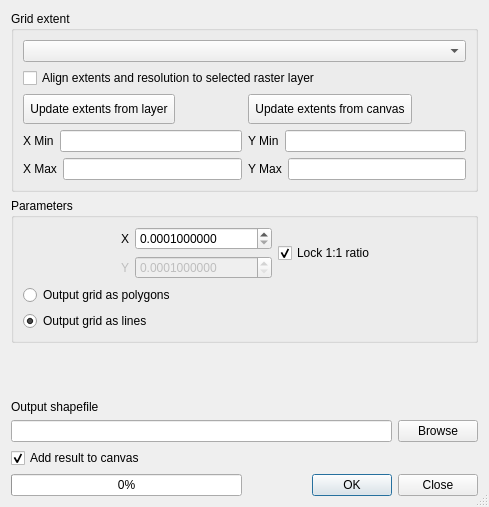
<?xml version="1.0" encoding="UTF-8"?>
<ui version="4.0">
 <class>Dialog</class>
 <widget class="QDialog" name="Dialog">
  <property name="windowModality">
   <enum>Qt::NonModal</enum>
  </property>
  <property name="geometry">
   <rect>
    <x>0</x>
    <y>0</y>
    <width>489</width>
    <height>507</height>
   </rect>
  </property>
  <property name="windowTitle">
   <string>Generate Vector Grid</string>
  </property>
  <property name="sizeGripEnabled">
   <bool>true</bool>
  </property>
  <layout class="QGridLayout" name="gridLayout_2">
   <item row="0" column="0">
    <widget class="QGroupBox" name="groupBox">
     <property name="title">
      <string>Grid extent</string>
     </property>
     <layout class="QGridLayout" name="gridLayout">
      <item row="0" column="0" colspan="2">
       <widget class="QComboBox" name="inShape"/>
      </item>
      <item row="2" column="0">
       <widget class="QToolButton" name="btnUpdate">
        <property name="minimumSize">
         <size>
          <width>0</width>
          <height>30</height>
         </size>
        </property>
        <property name="text">
         <string>Update extents from layer</string>
        </property>
       </widget>
      </item>
      <item row="2" column="1">
       <widget class="QToolButton" name="btnCanvas">
        <property name="minimumSize">
         <size>
          <width>0</width>
          <height>30</height>
         </size>
        </property>
        <property name="text">
         <string>Update extents from canvas</string>
        </property>
       </widget>
      </item>
      <item row="3" column="0">
       <layout class="QHBoxLayout">
        <item>
         <widget class="QLabel" name="label">
          <property name="enabled">
           <bool>true</bool>
          </property>
          <property name="text">
           <string>X Min</string>
          </property>
         </widget>
        </item>
        <item>
         <widget class="QLineEdit" name="xMin">
          <property name="enabled">
           <bool>true</bool>
          </property>
          <property name="inputMask">
           <string/>
          </property>
          <property name="text">
           <string/>
          </property>
         </widget>
        </item>
       </layout>
      </item>
      <item row="3" column="1">
       <layout class="QHBoxLayout">
        <item>
         <widget class="QLabel" name="label_4">
          <property name="enabled">
           <bool>true</bool>
          </property>
          <property name="text">
           <string>Y Min</string>
          </property>
         </widget>
        </item>
        <item>
         <widget class="QLineEdit" name="yMin">
          <property name="enabled">
           <bool>true</bool>
          </property>
          <property name="inputMask">
           <string/>
          </property>
          <property name="text">
           <string/>
          </property>
         </widget>
        </item>
       </layout>
      </item>
      <item row="4" column="0">
       <layout class="QHBoxLayout">
        <item>
         <widget class="QLabel" name="label_3">
          <property name="enabled">
           <bool>true</bool>
          </property>
          <property name="text">
           <string>X Max</string>
          </property>
         </widget>
        </item>
        <item>
         <widget class="QLineEdit" name="xMax">
          <property name="enabled">
           <bool>true</bool>
          </property>
          <property name="inputMask">
           <string/>
          </property>
          <property name="text">
           <string/>
          </property>
         </widget>
        </item>
       </layout>
      </item>
      <item row="4" column="1">
       <layout class="QHBoxLayout">
        <item>
         <widget class="QLabel" name="label_5">
          <property name="enabled">
           <bool>true</bool>
          </property>
          <property name="text">
           <string>Y Max</string>
          </property>
         </widget>
        </item>
        <item>
         <widget class="QLineEdit" name="yMax">
          <property name="enabled">
           <bool>true</bool>
          </property>
          <property name="inputMask">
           <string/>
          </property>
          <property name="text">
           <string/>
          </property>
         </widget>
        </item>
       </layout>
      </item>
      <item row="1" column="0" colspan="2">
       <widget class="QCheckBox" name="chkAlign">
        <property name="text">
         <string>Align extents and resolution to selected raster layer</string>
        </property>
       </widget>
      </item>
     </layout>
    </widget>
   </item>
   <item row="1" column="0">
    <widget class="QGroupBox" name="gridBox">
     <property name="title">
      <string>Parameters</string>
     </property>
     <layout class="QGridLayout">
      <item row="0" column="0">
       <spacer>
        <property name="orientation">
         <enum>Qt::Horizontal</enum>
        </property>
        <property name="sizeHint" stdset="0">
         <size>
          <width>40</width>
          <height>20</height>
         </size>
        </property>
       </spacer>
      </item>
      <item row="0" column="1">
       <widget class="QLabel" name="lblX">
        <property name="text">
         <string>X</string>
        </property>
       </widget>
      </item>
      <item row="0" column="2">
       <widget class="QDoubleSpinBox" name="spnX">
        <property name="decimals">
         <number>10</number>
        </property>
        <property name="minimum">
         <double>0.000100000000000</double>
        </property>
        <property name="maximum">
         <double>1000000000.000000000000000</double>
        </property>
        <property name="singleStep">
         <double>0.000100000000000</double>
        </property>
       </widget>
      </item>
      <item row="0" column="3" rowspan="2">
       <widget class="QCheckBox" name="chkLock">
        <property name="text">
         <string>Lock 1:1 ratio</string>
        </property>
        <property name="checked">
         <bool>true</bool>
        </property>
       </widget>
      </item>
      <item row="0" column="4">
       <spacer>
        <property name="orientation">
         <enum>Qt::Horizontal</enum>
        </property>
        <property name="sizeHint" stdset="0">
         <size>
          <width>40</width>
          <height>20</height>
         </size>
        </property>
       </spacer>
      </item>
      <item row="1" column="0">
       <spacer>
        <property name="orientation">
         <enum>Qt::Horizontal</enum>
        </property>
        <property name="sizeHint" stdset="0">
         <size>
          <width>40</width>
          <height>20</height>
         </size>
        </property>
       </spacer>
      </item>
      <item row="1" column="1">
       <widget class="QLabel" name="lblY">
        <property name="enabled">
         <bool>false</bool>
        </property>
        <property name="text">
         <string>Y</string>
        </property>
       </widget>
      </item>
      <item row="1" column="2">
       <widget class="QDoubleSpinBox" name="spnY">
        <property name="enabled">
         <bool>false</bool>
        </property>
        <property name="decimals">
         <number>10</number>
        </property>
        <property name="minimum">
         <double>0.000100000000000</double>
        </property>
        <property name="maximum">
         <double>1000000000.000000000000000</double>
        </property>
        <property name="singleStep">
         <double>0.000100000000000</double>
        </property>
       </widget>
      </item>
      <item row="2" column="0" colspan="3">
       <widget class="QRadioButton" name="rdoPolygons">
        <property name="text">
         <string>Output grid as polygons</string>
        </property>
        <property name="checked">
         <bool>false</bool>
        </property>
       </widget>
      </item>
      <item row="3" column="0" colspan="3">
       <widget class="QRadioButton" name="rdoLines">
        <property name="text">
         <string>Output grid as lines</string>
        </property>
        <property name="checked">
         <bool>true</bool>
        </property>
       </widget>
      </item>
     </layout>
    </widget>
   </item>
   <item row="2" column="0">
    <spacer name="verticalSpacer">
     <property name="orientation">
      <enum>Qt::Vertical</enum>
     </property>
     <property name="sizeHint" stdset="0">
      <size>
       <width>20</width>
       <height>40</height>
      </size>
     </property>
    </spacer>
   </item>
   <item row="3" column="0">
    <widget class="QLabel" name="label_2">
     <property name="sizePolicy">
      <sizepolicy hsizetype="Fixed" vsizetype="Fixed">
       <horstretch>0</horstretch>
       <verstretch>0</verstretch>
      </sizepolicy>
     </property>
     <property name="text">
      <string>Output shapefile</string>
     </property>
    </widget>
   </item>
   <item row="4" column="0">
    <layout class="QHBoxLayout">
     <item>
      <widget class="QLineEdit" name="outShape">
       <property name="readOnly">
        <bool>true</bool>
       </property>
      </widget>
     </item>
     <item>
      <widget class="QPushButton" name="toolOut">
       <property name="text">
        <string>Browse</string>
       </property>
      </widget>
     </item>
    </layout>
   </item>
   <item row="5" column="0">
    <widget class="QCheckBox" name="addToCanvasCheck">
     <property name="text">
      <string>Add result to canvas</string>
     </property>
     <property name="checked">
      <bool>true</bool>
     </property>
    </widget>
   </item>
   <item row="6" column="0">
    <layout class="QHBoxLayout" name="horizontalLayout">
     <item>
      <widget class="QProgressBar" name="progressBar">
       <property name="value">
        <number>0</number>
       </property>
       <property name="alignment">
        <set>Qt::AlignCenter</set>
       </property>
       <property name="textVisible">
        <bool>true</bool>
       </property>
      </widget>
     </item>
     <item>
      <widget class="QDialogButtonBox" name="buttonBox_2">
       <property name="orientation">
        <enum>Qt::Horizontal</enum>
       </property>
       <property name="standardButtons">
        <set>QDialogButtonBox::Close|QDialogButtonBox::Ok</set>
       </property>
      </widget>
     </item>
    </layout>
   </item>
  </layout>
 </widget>
 <resources/>
 <connections>
  <connection>
   <sender>buttonBox_2</sender>
   <signal>accepted()</signal>
   <receiver>Dialog</receiver>
   <slot>accept()</slot>
   <hints>
    <hint type="sourcelabel">
     <x>330</x>
     <y>449</y>
    </hint>
    <hint type="destinationlabel">
     <x>215</x>
     <y>290</y>
    </hint>
   </hints>
  </connection>
  <connection>
   <sender>buttonBox_2</sender>
   <signal>rejected()</signal>
   <receiver>Dialog</receiver>
   <slot>close()</slot>
   <hints>
    <hint type="sourcelabel">
     <x>256</x>
     <y>449</y>
    </hint>
    <hint type="destinationlabel">
     <x>132</x>
     <y>239</y>
    </hint>
   </hints>
  </connection>
  <connection>
   <sender>chkLock</sender>
   <signal>toggled(bool)</signal>
   <receiver>spnY</receiver>
   <slot>setDisabled(bool)</slot>
   <hints>
    <hint type="sourcelabel">
     <x>279</x>
     <y>244</y>
    </hint>
    <hint type="destinationlabel">
     <x>164</x>
     <y>280</y>
    </hint>
   </hints>
  </connection>
  <connection>
   <sender>chkLock</sender>
   <signal>toggled(bool)</signal>
   <receiver>lblY</receiver>
   <slot>setDisabled(bool)</slot>
   <hints>
    <hint type="sourcelabel">
     <x>302</x>
     <y>261</y>
    </hint>
    <hint type="destinationlabel">
     <x>73</x>
     <y>280</y>
    </hint>
   </hints>
  </connection>
 </connections>
</ui>
